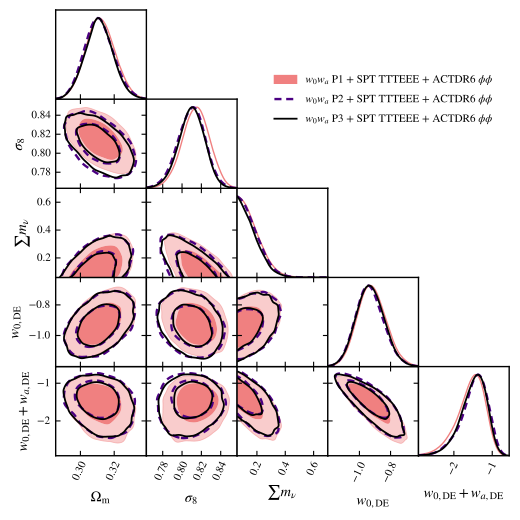

Write Python code to recreate this figure.
import getdist.plots as gplot
from getdist import MCSamples
from getdist import loadMCSamples
import os
import matplotlib
import subprocess
import matplotlib.pyplot as plt
import numpy as np

# GENERAL PLOT OPTIONS
matplotlib.rcParams['mathtext.fontset'] = 'stix'
matplotlib.rcParams['font.family'] = 'STIXGeneral'
matplotlib.rcParams['mathtext.rm'] = 'Bitstream Vera Sans'
matplotlib.rcParams['mathtext.it'] = 'Bitstream Vera Sans:italic'
matplotlib.rcParams['mathtext.bf'] = 'Bitstream Vera Sans:bold'
matplotlib.rcParams['xtick.bottom'] = True
matplotlib.rcParams['xtick.top'] = False
matplotlib.rcParams['ytick.right'] = False
matplotlib.rcParams['axes.edgecolor'] = 'black'
matplotlib.rcParams['axes.linewidth'] = '1.0'
matplotlib.rcParams['axes.labelsize'] = 'medium'
matplotlib.rcParams['axes.grid'] = True
matplotlib.rcParams['grid.linewidth'] = '0.0'
matplotlib.rcParams['grid.alpha'] = '0.18'
matplotlib.rcParams['grid.color'] = 'lightgray'
matplotlib.rcParams['legend.labelspacing'] = 0.77
matplotlib.rcParams['savefig.bbox'] = 'tight'
matplotlib.rcParams['savefig.format'] = 'pdf'

parameter = [u'omegam',u'sigma8',u'mnu2', u'w', u'w0pwa']
chaindir=os.getcwd()

analysissettings={'smooth_scale_1D':0.3,'smooth_scale_2D':0.3,'ignore_rows': u'0.5',
'range_confidence' : u'0.01'}

analysissettings2={'smooth_scale_1D':0.3,'smooth_scale_2D':0.3,'ignore_rows': u'0.0',
'range_confidence' : u'0.01'}

root_chains = (
  'EXAMPLE_MCMC21',
  'EXAMPLE_MCMC24',
  'EXAMPLE_MCMC27'
)

num_points_thin = 50000

# --------------------------------------------------------------------------------
samples=loadMCSamples(chaindir + '/../chains/' + root_chains[0],settings=analysissettings)
samples.thin(factor = int(np.sum(samples.weights)/num_points_thin))
p = samples.getParams()
samples.addDerived(p.omegam*p.H0/100.,name='gamma',label='{\\Omega_m h}')
samples.addDerived(p.s8omegamp5/0.5477225575,name='SS8',label='{S_8}')
samples.addDerived(p.mnu,name='mnu2',label='{\\sum m_\\nu}', range=[0.06,0.7])
samples.addDerived(p.w0pwa-p.w,name='wa',label='{w_a}', range=[-2.0,3.0])
samples.saveAsText(chaindir + '/.VM_P200_TMP1')
# --------------------------------------------------------------------------------
samples=loadMCSamples(chaindir + '/../chains/' + root_chains[1],settings=analysissettings)
samples.thin(factor = int(np.sum(samples.weights)/num_points_thin))
p = samples.getParams()
samples.addDerived(p.omegam*p.H0/100.,name='gamma',label='{\\Omega_m h}')
samples.addDerived(p.s8omegamp5/0.5477225575,name='SS8',label='{S_8}')
samples.addDerived(p.mnu,name='mnu2',label='{\\sum m_\\nu}', range=[0.06,0.7])
samples.addDerived(p.w0pwa-p.w,name='wa',label='{w_a}', range=[-2.0,3.0])
samples.saveAsText(chaindir + '/.VM_P200_TMP2')
# --------------------------------------------------------------------------------
samples=loadMCSamples(chaindir + '/../chains/' + root_chains[2],settings=analysissettings)
samples.thin(factor = int(np.sum(samples.weights)/num_points_thin))
p = samples.getParams()
samples.addDerived(p.omegam*p.H0/100.,name='gamma',label='{\\Omega_m h}')
samples.addDerived(p.s8omegamp5/0.5477225575,name='SS8',label='{S_8}')
samples.addDerived(p.mnu,name='mnu2',label='{\\sum m_\\nu}', range=[0.06,0.7])
samples.addDerived(p.w0pwa-p.w,name='wa',label='{w_a}', range=[-2.0,3.0])
samples.saveAsText(chaindir + '/.VM_P200_TMP3')
# --------------------------------------------------------------------------------

#GET DIST PLOT SETUP
g=gplot.getSubplotPlotter(chain_dir=chaindir,analysis_settings=analysissettings2,width_inch=5.0)

g.settings.axis_tick_x_rotation=65
g.settings.lw_contour = 1.2
g.settings.legend_rect_border = False
g.settings.figure_legend_frame = False
g.settings.axes_fontsize = 13.0
g.settings.legend_fontsize = 13.0
g.settings.alpha_filled_add = 0.85
g.settings.lab_fontsize=15.5
g.legend_labels=False
g.settings.constrained_layout=True

param_3d = None
g.triangle_plot([chaindir + '/.VM_P200_TMP1', 
                 chaindir + '/.VM_P200_TMP2',
                 chaindir + '/.VM_P200_TMP3'],
parameter,
plot_3d_with_param=param_3d,line_args=[
{'lw': 1.0,'ls': 'solid', 'color':'lightcoral'},
{'lw': 1.7,'ls': 'solid', 'color': 'indigo'},
{'lw': 1.3,'ls': '--', 'color':'black'},
],
contour_colors=['lightcoral','indigo','black'],
contour_ls=['solid','--','solid'], 
contour_lws=[1.0,1.7,1.3],
filled=[True,False,False],
shaded=False,
legend_labels=[
    '$w_0w_a$ P1 + SPT TTTEEE + ACTDR6 $\phi\phi$',
    '$w_0w_a$ P2 + SPT TTTEEE + ACTDR6 $\phi\phi$',
    '$w_0w_a$ P3 + SPT TTTEEE + ACTDR6 $\phi\phi$'
  ],
no_extra_legend_space=True,
legend_loc=(0.52,0.75)
)



g.export()
